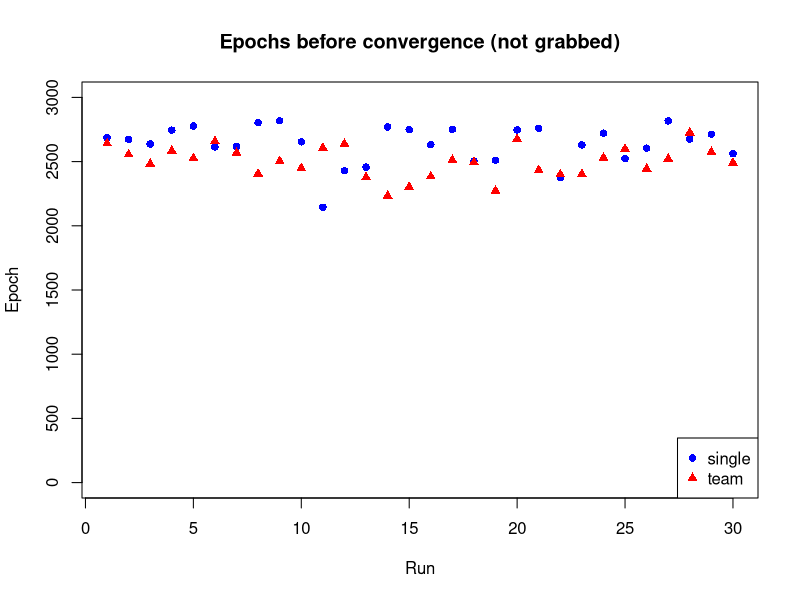
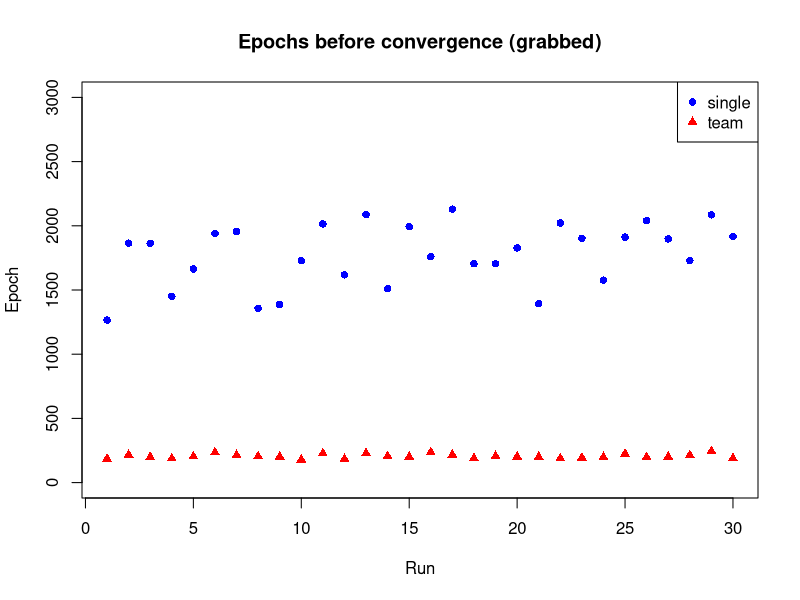

Here is the R script that generated these plots, in order:
single = read.csv("ConvergenceSingle.csv", sep="\t")
team = read.csv("ConvergenceTeam.csv", sep="\t")

t.test(single$Not_grabbed, team$Not_grabbed)
t.test(single$Grabbed, team$Grabbed)

#par(mfrow=c(1,2))

plot(single$Not_grabbed, ylim = c(0,3000), col="blue", pch=16, main = "Epochs before convergence (not grabbed)", ylab = "Epoch", xlab = "Run")
points(team$Not_grabbed, col="red", pch=17)
legend("bottomright", c("single", "team"), col=c("blue", "red"),pch=c(16, 17))

plot(single$Grabbed, col="blue", ylim = c(0,3000), pch=16, main = "Epochs before convergence (grabbed)", ylab = "Epoch", xlab = "Run")
points(team$Grabbed, col="red", pch=17)
legend("topright", c("single", "team"), col=c("blue", "red"),pch=c(16, 17))
